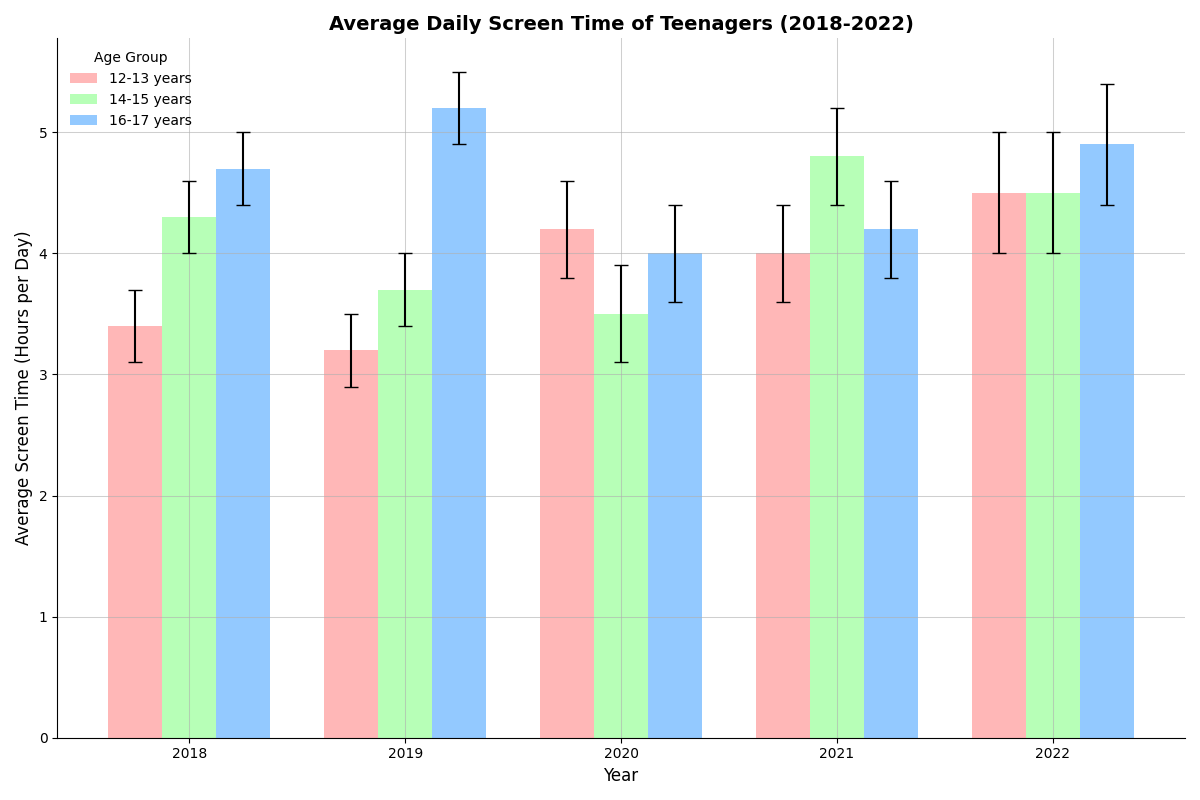

This figure's Python source:
import matplotlib.pyplot as plt
import numpy as np

years = np.array([2018, 2019, 2020, 2021, 2022])

screen_time_data = {
    '12-13 years': np.array([3.4, 3.2, 4.2, 4.0, 4.5]),  # Swapped data within the group
    '14-15 years': np.array([4.3, 3.7, 3.5, 4.8, 4.5]),  # Swapped data within the group
    '16-17 years': np.array([4.7, 5.2, 4.0, 4.2, 4.9])   # Swapped data within the group
}

error_margins = {
    '12-13 years': np.array([0.3, 0.3, 0.4, 0.4, 0.5]), 
    '14-15 years': np.array([0.3, 0.3, 0.4, 0.4, 0.5]),
    '16-17 years': np.array([0.3, 0.3, 0.4, 0.4, 0.5])
}

fig, ax = plt.subplots(figsize=(12, 8))

bar_width = 0.25
positions = np.arange(len(years))

colors = ['#ff9999', '#99ff99', '#66b3ff']
markers = ['x', 'o', 's']
line_styles = ['-', '--', '-.']

for i, (age_group, data) in enumerate(screen_time_data.items()):
    ax.bar(positions + i * bar_width, data, bar_width,
           label=age_group, yerr=error_margins[age_group], capsize=5, color=colors[i], alpha=0.7)

ax.set_xlabel('Year', fontsize=12)
ax.set_ylabel('Average Screen Time (Hours per Day)', fontsize=12)
ax.set_title('Average Daily Screen Time of Teenagers (2018-2022)', fontsize=14, fontweight='bold')
ax.set_xticks(positions + bar_width)
ax.set_xticklabels(years)
ax.legend(title='Age Group', loc='best', fancybox=True, shadow=True, frameon=False)

ax.grid(True, which='major', linestyle=line_styles[0], linewidth=0.75, alpha=0.6)

plt.gca().spines['top'].set_visible(False)
plt.gca().spines['right'].set_visible(False)

plt.tight_layout()

plt.show()
